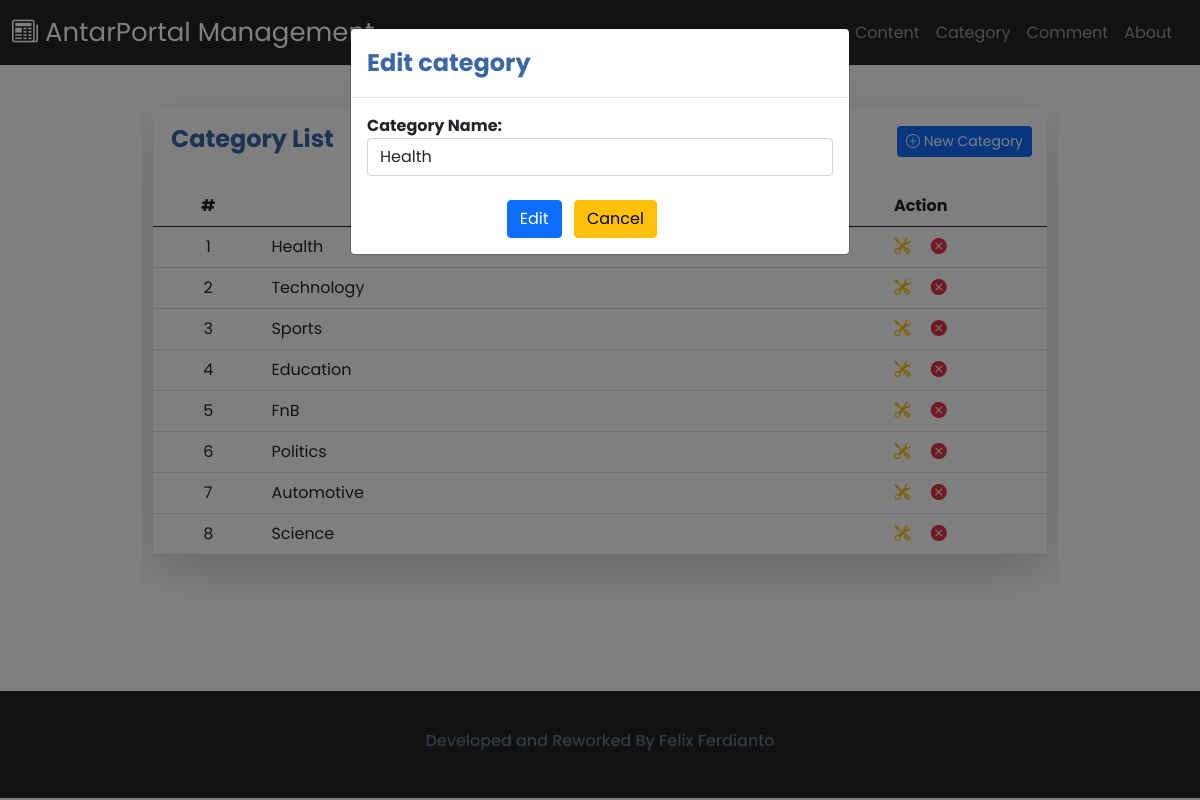
/Category/showEditForm/1, run on the app's committed database.
### tables this page shows
CREATE TABLE `category` (
  `categoryId` int(11) NOT NULL,
  `categoryName` varchar(100) NOT NULL
);

### application/controllers/Category.php (called while the page is built, shortened)
<?php
class Category extends CI_Controller
{
	public function __construct()
	{
		$this->load->model('categoryModel');
		$this->load->library('form_validation');
	}
	public function showEditForm($id)
	{
		$data['id'] = $id;
		$data['navbar'] = $this->load->view('template/navbar.php', NULL, TRUE);
		$data['css'] = $this->load->view('include/style.php', NULL, TRUE);
		$data['js'] = $this->load->view('include/script.php', NULL, TRUE);
		$data['footer'] = $this->load->view('template/footer.php', NULL, TRUE);
		$data['category'] = $this->categoryModel->getAllCategory();
		$data['categoryName'] = $this->categoryModel->detail($id);
		$data['title'] = "Category Lists";
		$data['error'] = "";
		$data['modal'] = "
		<script>
			$(window).on('load', function() {
				$('#edit').modal('show');
			});
		</script>
		";
		$this->load->view('pages/category/main.php', $data);
	}
}

### index.php (called while the page is built, shortened)
<?php
require_once BASEPATH.'core/CodeIgniter.php';

### application/models/CategoryModel.php (called while the page is built, shortened)
<?php
class categoryModel extends CI_Model
{
    public function getAllCategory()
    {
        $query = $this->db->get('category');
        return $query->result_array();
    }
    public function detail($id)
    {
        $this->db->trans_begin();
        $query = $this->db->select('*')->from('category')->where('categoryId', $id)->get();
        $this->db->trans_complete();
        if($this->db->trans_status() === FALSE)
        {
            $this->db->trans_rollback();
            return FALSE;
        }else
        {
            return $query->result_array();
        }
    }
}

### application/views/pages/category/main.php (the view, shortened to what this page needs)
<!DOCTYPE html>
<html lang="en">
<head>
    <?= $css; ?>
</head>
<body>
    <?= $navbar; ?>
    <br>
    <div class="modal fade" id="edit" tabindex="-1" aria-labelledby="editModal" aria-hidden="true">
        <div class="modal-dialog">
            <div class="modal-content">
                <div class="modal-header">
                    <h4 class="modal-title text-center bluetext" id="editModal"><b>Edit category</b></h4>
                </div>
                <div class="modal-body">
                    <?php foreach ($categoryName as $n) : ?>
                        <?= form_open("Category/editCategory/$id", array('class' => 'form-horizontal',)); ?>
                        <div class="form-group">
                            <label class="control-label"><strong>Category Name:</strong></label>
                            <div class="col-sm-12">
                                <input type="text" class="form-control" name="category" value="<?= $n['categoryName']; ?>" required>
                            </div>
                        </div><br>
                        <div style="margin-left: 30%;">
                            <button class="btn btn-primary btn-block me-2" type="submit">Edit</button>
                            <button type="button" class="btn btn-warning" data-bs-dismiss="modal">Cancel</button></a>
                        </div>
                    <?php endforeach; ?>
                    <?php echo form_close(); ?>
                </div>
            </div>
        </div>
    </div>
    <div class="row">
        <div class="col-lg-9 mx-auto">
            <div class="bg-white rounded-lg shadow-lg p-7">
                <h4 class="bluetext" style="padding-top:2%;margin-left:2%;margin-top:2%"><b>Category List</b></h4>
                <button class="btn btn-sm btn-primary addBtn" data-bs-toggle="modal" data-bs-target="#add"><i class="bi bi-plus-circle"></i> New Category</button>
                <br>
                <div class="tab-content">
                    <div class="tab-pane fade show active" id="nav-tab-card">
                        <table class="table table-hover" cellspacing="0" style="width: 100%;">
                            <thead>
                                <tr>
                                    <th class="text-center">#</th>
                                    <th class="text-center">Category Name</th>
                                    <th class="text-center">Action</th>
                                </tr>
                            </thead>
                            <tbody>
                                <?php
                                $i = 1;
                                foreach ($category as $c) : ?>
                                    <tr>
                                        <td class="text-center"><?= $i ?></td>
                                        <td><?= $c['categoryName'] ?></td>
                                        <td class="text-center">
                                            <a href="<?= base_url("Category/showEditForm/"), $c['categoryId']; ?>" data-bs-toggle="tooltip" data-bs-placement="top" title="Edit this Category"><i class="bi bi-tools me-3 editBtn"></i></a>
                                            <a href="<?= base_url("Category/deleteCategory/"), $c['categoryId'] ?>" data-bs-toggle="tooltip" data-bs-placement="top" title="Delete this Category" onclick="return confirm('Are you sure want to delete this category?')"><i class="bi bi-x-circle-fill deleteBtn"></i></a>
                                        </td>
                                    </tr>
                                <?php
                                    $i++;
                                endforeach; ?>
                            </tbody>
                        </table>
                    </div>
                </div>
            </div>
        </div>
    </div>
    <br>
    <br>
    <br>
    <br>
    <br>
    <?= $footer ?>
</body>

### assets/css/additionalCss.css (style rules this page uses)
* { font-family: 'Poppins'; margin:0; padding: 0; box-sizing: border-box; }

### application/views/pages/category/main.php (style rules this page uses)
* { overflow-x: clip; }
.editBtn { color: #ffc107; transition: 0.3s; }
.deleteBtn { color: #dc3545; transition: 0.3s; }
.bluetext { color: #3d66a7; text-decoration: none; }
.addBtn { float: right; margin-bottom: 2%; margin-right: 15px; margin-top: -4%; }

### data on the page
category: category "Health", categoryName "Health"
category: categoryName "Technology"
category: categoryName "Sports"
category: categoryName "Education"
category: categoryName "FnB"
category: categoryName "Politics"
category: categoryName "Automotive"
category: categoryName "Science"
